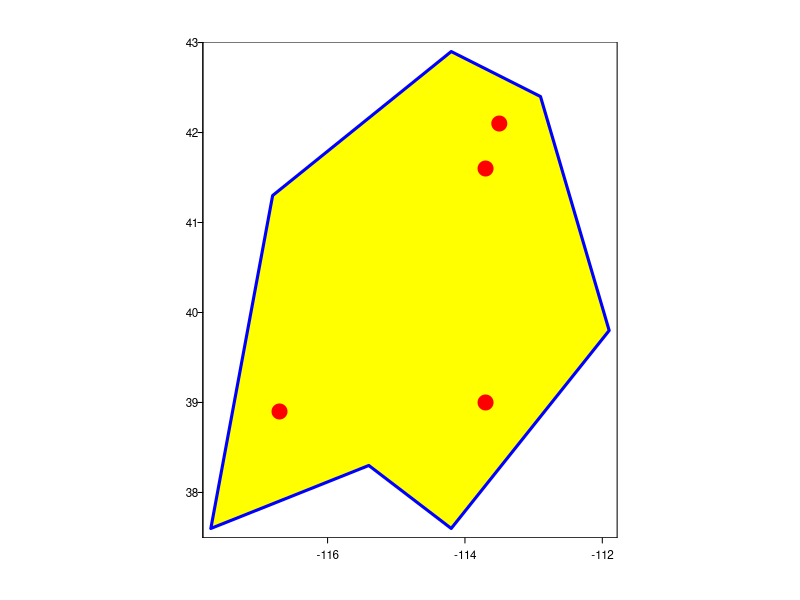

This chart was generated by the following R code:
## ---- chunk 1
library(knitr)
opts_chunk$set(fig.width = 5, fig.height = 5, fig.cap = '', collapse = TRUE)
## ---- chunk 2
longitude <- c(-116.7, -120.4, -116.7, -113.5, -115.5, -120.8, -119.5, -113.7, -113.7, -110.7)
latitude <- c(45.3, 42.6, 38.9, 42.1, 35.7, 38.9, 36.2, 39, 41.6, 36.9)
lonlat <- cbind(longitude, latitude)
## ---- chunk 3
library(terra)
pts <- vect(lonlat)
## ---- chunk 4
class (pts)
## ---- chunk 5
pts
geom(pts)
## ---- chunk 6
crdref <- "+proj=longlat +datum=WGS84"
pts <- vect(lonlat, crs=crdref)
pts
crs(pts)
## ---- chunk 7
# Generate random precipitation values, same quantity as points
precipvalue <- runif(nrow(lonlat), min=0, max=100)
df <- data.frame(ID=1:nrow(lonlat), precip=precipvalue)
## ---- chunk 8
ptv <- vect(lonlat, atts=df, crs=crdref)
## ---- chunk 9
ptv
## ---- chunk 10
lon <- c(-116.8, -114.2, -112.9, -111.9, -114.2, -115.4, -117.7)
lat <- c(41.3, 42.9, 42.4, 39.8, 37.6, 38.3, 37.6) 
lonlat <- cbind(id=1, part=1, lon, lat)
lns <- vect(lonlat, type="lines", crs=crdref)
lns
## ---- chunk 11
pols <- vect(lonlat, type="polygons", crs=crdref)
pols
## ---- chunk 12
plot(pols, las=1)
plot(pols, border='blue', col='yellow', lwd=3, add=TRUE)
points(pts, col='red', pch=20, cex=3)
